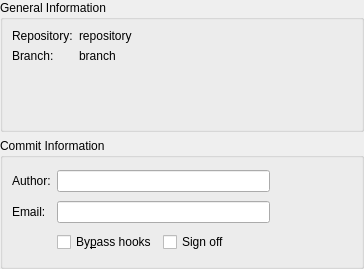
<?xml version="1.0" encoding="UTF-8"?>
<ui version="4.0">
 <class>Git::Internal::GitSubmitPanel</class>
 <widget class="QWidget" name="Git::Internal::GitSubmitPanel">
  <property name="geometry">
   <rect>
    <x>0</x>
    <y>0</y>
    <width>364</width>
    <height>269</height>
   </rect>
  </property>
  <layout class="QVBoxLayout" name="verticalLayout">
   <property name="leftMargin">
    <number>0</number>
   </property>
   <property name="topMargin">
    <number>0</number>
   </property>
   <property name="rightMargin">
    <number>0</number>
   </property>
   <property name="bottomMargin">
    <number>0</number>
   </property>
   <item>
    <widget class="QGroupBox" name="infoGroup">
     <property name="title">
      <string>General Information</string>
     </property>
     <layout class="QFormLayout" name="infoFormLayout">
      <property name="fieldGrowthPolicy">
       <enum>QFormLayout::ExpandingFieldsGrow</enum>
      </property>
      <item row="0" column="0">
       <widget class="QLabel" name="repositoryLabelLabel">
        <property name="text">
         <string>Repository:</string>
        </property>
       </widget>
      </item>
      <item row="0" column="1">
       <widget class="QLabel" name="repositoryLabel">
        <property name="text">
         <string>repository</string>
        </property>
       </widget>
      </item>
      <item row="1" column="0">
       <widget class="QLabel" name="branchLabelLabel">
        <property name="text">
         <string>Branch:</string>
        </property>
       </widget>
      </item>
      <item row="1" column="1">
       <widget class="QLabel" name="branchLabel">
        <property name="text">
         <string>branch</string>
        </property>
       </widget>
      </item>
     </layout>
    </widget>
   </item>
   <item>
    <widget class="QGroupBox" name="editGroup">
     <property name="title">
      <string>Commit Information</string>
     </property>
     <layout class="QGridLayout" name="gridLayout">
      <item row="0" column="0">
       <widget class="QLabel" name="authorLabel">
        <property name="text">
         <string>Author:</string>
        </property>
       </widget>
      </item>
      <item row="0" column="1">
       <widget class="QLineEdit" name="authorLineEdit">
        <property name="minimumSize">
         <size>
          <width>200</width>
          <height>0</height>
         </size>
        </property>
       </widget>
      </item>
      <item row="0" column="2">
       <widget class="QLabel" name="invalidAuthorLabel">
        <property name="minimumSize">
         <size>
          <width>20</width>
          <height>20</height>
         </size>
        </property>
       </widget>
      </item>
      <item row="0" column="3">
       <spacer name="horizontalSpacer">
        <property name="orientation">
         <enum>Qt::Horizontal</enum>
        </property>
        <property name="sizeHint" stdset="0">
         <size>
          <width>40</width>
          <height>20</height>
         </size>
        </property>
       </spacer>
      </item>
      <item row="1" column="0">
       <widget class="QLabel" name="emailLabel">
        <property name="text">
         <string>Email:</string>
        </property>
       </widget>
      </item>
      <item row="1" column="1">
       <widget class="QLineEdit" name="emailLineEdit">
        <property name="minimumSize">
         <size>
          <width>200</width>
          <height>0</height>
         </size>
        </property>
       </widget>
      </item>
      <item row="1" column="2" colspan="2">
       <widget class="QLabel" name="invalidEmailLabel">
        <property name="minimumSize">
         <size>
          <width>20</width>
          <height>20</height>
         </size>
        </property>
       </widget>
      </item>
      <item row="2" column="1">
       <layout class="QHBoxLayout" name="horizontalLayout">
        <item>
         <widget class="QCheckBox" name="bypassHooksCheckBox">
          <property name="text">
           <string>By&amp;pass hooks</string>
          </property>
         </widget>
        </item>
        <item>
         <widget class="QCheckBox" name="signOffCheckBox">
          <property name="text">
           <string>Sign off</string>
          </property>
         </widget>
        </item>
        <item>
         <spacer name="horizontalSpacer_2">
          <property name="orientation">
           <enum>Qt::Horizontal</enum>
          </property>
          <property name="sizeHint" stdset="0">
           <size>
            <width>40</width>
            <height>20</height>
           </size>
          </property>
         </spacer>
        </item>
       </layout>
      </item>
     </layout>
    </widget>
   </item>
  </layout>
 </widget>
 <resources/>
 <connections/>
</ui>
